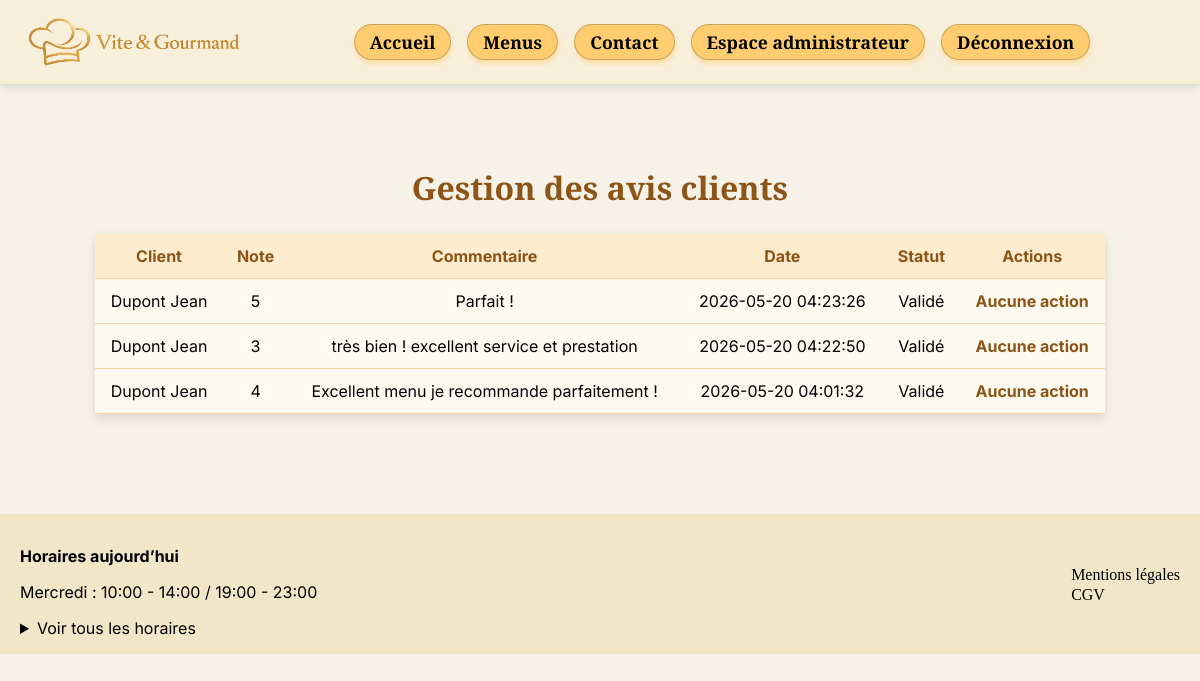
Page /public/employe-gerer-avis.php (signed in) on the committed database.
### tables this page shows
CREATE TABLE `avis` (
  `id` int(11) NOT NULL,
  `note` tinyint(1) NOT NULL,
  `commentaire` varchar(255) NOT NULL,
  `date_avis` datetime NOT NULL DEFAULT current_timestamp(),
  `valide` tinyint(1) NOT NULL DEFAULT 0,
  `utilisateur_id` int(11) NOT NULL,
  `commande_id` int(11) NOT NULL
);

CREATE TABLE `utilisateur` (
  `id` int(11) NOT NULL,
  `nom` varchar(100) NOT NULL,
  `prenom` varchar(100) NOT NULL,
  `email` varchar(255) NOT NULL,
  `telephone` varchar(20) NOT NULL,
  `adresse` varchar(255) NOT NULL,
  `code_postal` varchar(10) NOT NULL,
  `ville` varchar(100) NOT NULL,
  `mot_de_passe` varchar(255) NOT NULL,
  `date_creation` datetime NOT NULL DEFAULT current_timestamp(),
  `actif` tinyint(1) NOT NULL DEFAULT 1,
  `role_id` int(11) NOT NULL,
  `reset_token` varchar(255) DEFAULT NULL,
  `reset_token_expire` datetime DEFAULT NULL
);

### public/employe-gerer-avis.php (the view, shortened to what this page needs)
<?php
require_once __DIR__ . '/../includes/db.php';
$sql = "
    SELECT
        avis.id,
        utilisateur.nom,
        utilisateur.prenom,
        avis.note,
        avis.commentaire,
        avis.date_avis,
        avis.valide
    FROM avis
    JOIN utilisateur ON avis.utilisateur_id = utilisateur.id
    ORDER BY avis.date_avis DESC
";
$stmt = $pdo->prepare($sql);
$stmt->execute();
$avisClients = $stmt->fetchAll(PDO::FETCH_ASSOC);
require_once __DIR__ . '/../includes/header.php';
?>
<main class="page-avis-employe">
    <h1>Gestion des avis clients</h1>
    <table class="tableau-avis-employe">
        <thead>
            <tr>
                <th>Client</th>
                <th>Note</th>
                <th>Commentaire</th>
                <th>Date</th>
                <th>Statut</th>
                <th>Actions</th>
            </tr>
        </thead>
        <tbody>
            <?php foreach ($avisClients as $avis) : ?>
                <tr>
                    <td><?php echo htmlspecialchars($avis['nom'] . ' ' . $avis['prenom'])?></td>
                    <td><?php echo htmlspecialchars($avis['note'])?></td>
                    <td><?php echo htmlspecialchars($avis['commentaire'])?></td>
                    <td><?php echo htmlspecialchars($avis['date_avis'])?></td>
                    <td><?php echo htmlspecialchars($avis['valide'] ? 'Validé' : 'Non validé') ?></td>
                    <td><?php  if (!$avis['valide']) : ?>
                            <a href="valider-avis.php?id=<?= $avis['id'] ?>" class="bouton-valider-avis">Valider</a>
                            <a href="refuser-avis.php?id=<?= $avis['id'] ?>" class="bouton-refuser-avis">Refuser</a>
                        <?php else : ?>
                            <span class="texte-avis-sans-action">Aucune action</span>
                        <?php endif; ?>
                    </td>
                </tr>
            <?php endforeach; ?>
        </tbody>
    </table>
</main>
<?php require_once __DIR__ . '/../includes/footer.php'; ?>

### public/assets/css/style.css (style rules this page uses)
* { box-sizing: border-box; }
body { font-family: "Inter", sans-serif; background-color: #F7F2E8; color: #000; margin: 0; }
h1 { font-family: "Playfair Display", serif; }

### public/assets/css/employe-horaires-avis.css (style rules this page uses)
.page-gestion-horaires, .page-modifier-horaire, .page-avis-employe { max-width: 1050px; margin: 0 auto; padding: 40px 20px; }
.page-gestion-horaires h1, .page-modifier-horaire h1, .page-avis-employe h1 { text-align: center; color: #8C5517; margin-bottom: 25px; }
.tableau-horaires, .tableau-avis-employe { width: 100%; border-collapse: collapse; background-color: #fffaf0; box-shadow: 0 4px 10px rgba(0, 0, 0, 0.12); }
.tableau-horaires th, .tableau-horaires td, .tableau-avis-employe th, .tableau-avis-employe td { padding: 12px; text-align: center; border-bottom: 1px solid #f3d69f; }
.tableau-horaires th, .tableau-avis-employe th { background-color: #FFECCE; color: #8C5517; }
.texte-avis-sans-action { color: #8C5517; font-weight: bold; }

### rows in the picture
avis: utilisateur.prenom "Dupont Jean", note "5", commentaire "Parfait !", date_avis "2026-05-20 04:23:26", valide "Validé", shows "Aucune action"
avis: utilisateur.prenom "Dupont Jean", note "3", commentaire "très bien ! excellent service et prestation", date_avis "2026-05-20 04:22:50", valide "Validé", shows "Aucune action"
avis: utilisateur.prenom "Dupont Jean", note "4", commentaire "Excellent menu je recommande parfaitement !", date_avis "2026-05-20 04:01:32", valide "Validé", shows "Aucune action"
